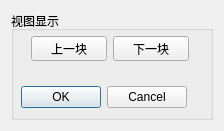
<?xml version="1.0" encoding="UTF-8"?>
<ui version="4.0">
 <class>BlockSeqshow</class>
 <widget class="QDialog" name="BlockSeqshow">
  <property name="geometry">
   <rect>
    <x>0</x>
    <y>0</y>
    <width>224</width>
    <height>131</height>
   </rect>
  </property>
  <property name="windowTitle">
   <string>Dialog</string>
  </property>
  <layout class="QGridLayout" name="gridLayout">
   <item row="0" column="0">
    <widget class="QGroupBox" name="groupBox">
     <property name="title">
      <string>视图显示</string>
     </property>
     <widget class="QDialogButtonBox" name="buttonBox">
      <property name="geometry">
       <rect>
        <x>5</x>
        <y>70</y>
        <width>171</width>
        <height>32</height>
       </rect>
      </property>
      <property name="orientation">
       <enum>Qt::Horizontal</enum>
      </property>
      <property name="standardButtons">
       <set>QDialogButtonBox::Cancel|QDialogButtonBox::Ok</set>
      </property>
     </widget>
     <widget class="QWidget" name="layoutWidget">
      <property name="geometry">
       <rect>
        <x>20</x>
        <y>25</y>
        <width>158</width>
        <height>25</height>
       </rect>
      </property>
      <layout class="QHBoxLayout" name="horizontalLayout">
       <item>
        <widget class="QPushButton" name="Blocklast">
         <property name="text">
          <string>上一块</string>
         </property>
        </widget>
       </item>
       <item>
        <widget class="QPushButton" name="BolckNext">
         <property name="text">
          <string>下一块</string>
         </property>
        </widget>
       </item>
      </layout>
     </widget>
    </widget>
   </item>
  </layout>
 </widget>
 <resources/>
 <connections>
  <connection>
   <sender>buttonBox</sender>
   <signal>accepted()</signal>
   <receiver>BlockSeqshow</receiver>
   <slot>accept()</slot>
   <hints>
    <hint type="sourcelabel">
     <x>184</x>
     <y>110</y>
    </hint>
    <hint type="destinationlabel">
     <x>157</x>
     <y>274</y>
    </hint>
   </hints>
  </connection>
  <connection>
   <sender>buttonBox</sender>
   <signal>rejected()</signal>
   <receiver>BlockSeqshow</receiver>
   <slot>reject()</slot>
   <hints>
    <hint type="sourcelabel">
     <x>184</x>
     <y>110</y>
    </hint>
    <hint type="destinationlabel">
     <x>286</x>
     <y>274</y>
    </hint>
   </hints>
  </connection>
  <connection>
   <sender>Blocklast</sender>
   <signal>clicked()</signal>
   <receiver>BlockSeqshow</receiver>
   <slot>LastBlock()</slot>
   <hints>
    <hint type="sourcelabel">
     <x>67</x>
     <y>46</y>
    </hint>
    <hint type="destinationlabel">
     <x>111</x>
     <y>65</y>
    </hint>
   </hints>
  </connection>
  <connection>
   <sender>BolckNext</sender>
   <signal>clicked()</signal>
   <receiver>BlockSeqshow</receiver>
   <slot>NextBlock()</slot>
   <hints>
    <hint type="sourcelabel">
     <x>148</x>
     <y>46</y>
    </hint>
    <hint type="destinationlabel">
     <x>111</x>
     <y>65</y>
    </hint>
   </hints>
  </connection>
 </connections>
 <slots>
  <slot>LastBlock()</slot>
  <slot>NextBlock()</slot>
 </slots>
</ui>
